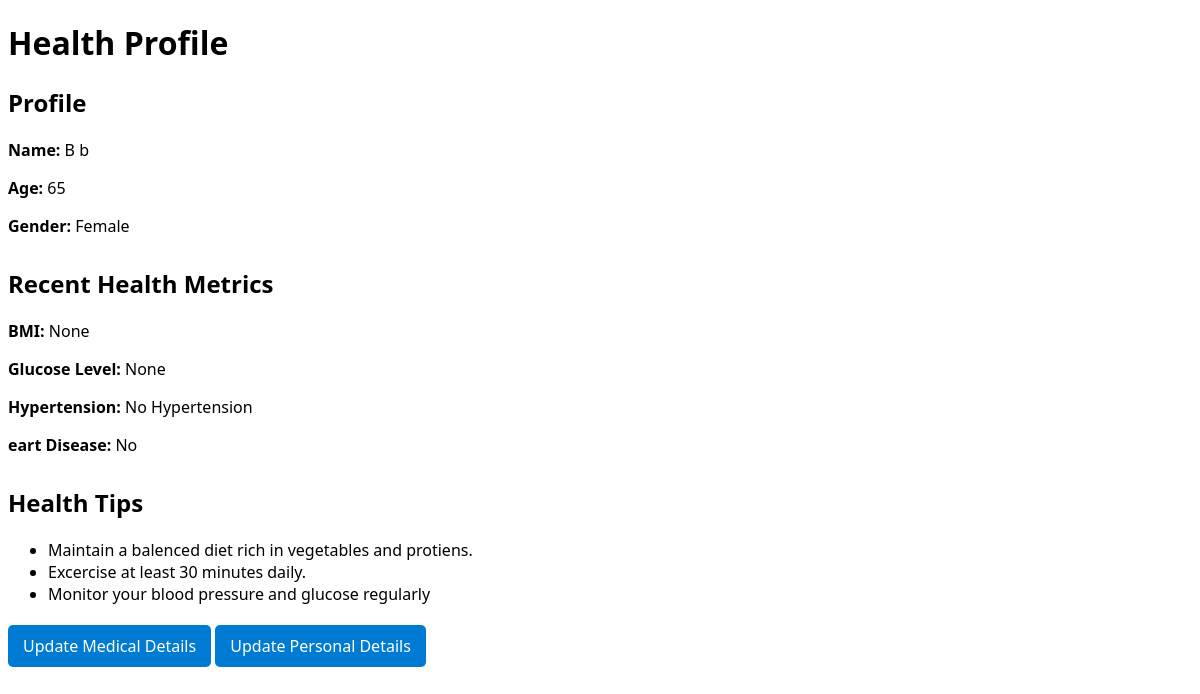
Screenshot of /analyze (signed in) with the database file from the repository.
### tables this page shows
CREATE TABLE users (
                   id INTEGER PRIMARY KEY AUTOINCREMENT,
                   first_name TEXT NOT NULL,
                   last_name TEXT NOT NULL,
                   gender Text,
                   age INTEGER,
                   work_type Text,
                   residence_type TEXT,
                   ever_married TEXT,
                   email TEXT NOT NULL,
                   password TEXT NOT NULL,
                   role TEXT DEFAULT 'user', 
                   hypertension INTEGER,
                   heart_disease INTEGER,
                   avg_glucose_level REAL,
                   bmi REAL,
                   smoking_status TEXT,
                   stroke INTEGER,
                   created_at TIMESTAMP DEFAULT CURRENT_TIMESTAMP
                   );

### app.py (the view)
@app.route("/analyze", methods=["GET", "POST"])
def analyze():
    if "user_id" not in session:
        flash("Please log in to continue.")
        return redirect(url_for("login"))
    conn = sqlite3.connect(DB_PATH)
    cursor = conn.cursor()
    cursor.execute("""
        SELECT id, first_name, last_name, age, gender,
            bmi, avg_glucose_level, hypertension, heart_disease
            FROM users WHERE id=?
                   """, (session["user_id"],))
    user = cursor.fetchone()
    conn.close()
    return render_template("analyze.html", user = user)

### templates/analyze.html (shortened to what this page needs)
<!DOCTYPE html>
<html lang="en">
<head>
</head>
<body>
    <h1>Health Profile</h1>
    <div class="profile">
        <h2>Profile</h2>
        <p><strong>Name:</strong> {{ user[1] }} {{ user[2] }}</p>
        <p><strong>Age:</strong> {{ user[3] }}</p>
        <p><strong>Gender:</strong> {{ user[4] }}</p>
    </div>
    <div class="metrics">
        <h2>Recent Health Metrics</h2>
        <p><strong>BMI:</strong> {{ user[5] }} </p>
        <p><strong>Glucose Level:</strong> {{ user[6] }}</p>
        <p><strong>Hypertension:</strong>
             {% if user[7] == 1 %}
              Have Hypertension
             {% else %}
              No Hypertension
            {% endif %}</p>
        <p><strong>eart Disease:</strong>
            {% if user[8] == 1 %}
            Yes
            {% else %}
            No
            {% endif %}</p>
    </div>
    <div class="tips">
        <h2>Health Tips</h2>
        <ul>
            <li>Maintain a balenced diet rich in vegetables and protiens.</li>
            <li>Excercise at least 30 minutes daily.</li>
            <li>Monitor your blood pressure and glucose regularly</li>
        </ul>
    </div>
    <a href="{{ url_for('add_info') }}" class="button">Update Medical Details</a>
     <a class="button" href="{{ url_for('edit_user', user_id = user[0]) }}">Update Personal Details</a>
</body>
</html>

### rows the page displays
users: first_name "B", last_name "b", age "65", gender "Female"

### other values shown
{{ user[5] }} "None"
{{ user[6] }} "None"
